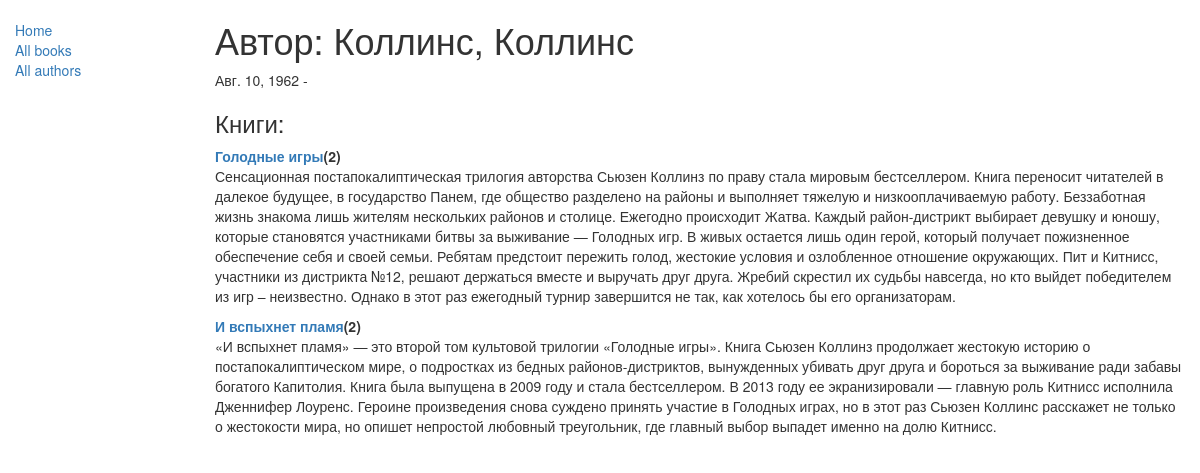
/catalog/author/2, run on the app's committed database.
### catalog/models.py (models this page shows, shortened)
class Author(models.Model):
    first_name = models.CharField(
        max_length=100,
    )
    last_name = models.CharField(
        max_length=100
    )
    date_of_birth = models.DateField(
        null=True,
        blank=True,
    )
    date_of_death = models.DateField(
        'Died',
        null=True,
        blank=True,
    )
    class Meta:
        ordering = ['last_name']

class Book(models.Model):
    title = models.CharField(max_length=200)
    author = models.ForeignKey(
        'Author',
        null=True,
        on_delete=models.SET_NULL,
    )
    summary = models.TextField(
        max_length=1000,
        help_text='Введите краткое описание книги'
    )
    isbn = models.CharField(
        'ISBN',
        max_length=13,
        help_text='13 Character <a href="https://www.isbn-international.org/content/what-isbn">ISBN number</a>',
    )
    genre = models.ManyToManyField(
        Genre,
        help_text='Выберите жанр книги',
    )
    language = models.ForeignKey(
        Language,
        on_delete=models.SET_NULL,
        null=True,
    )
    def display_genre(self):
        return ', '.join([ genre.name for genre in self.genre.all()[:3] ])
    display_genre.short_description = 'Genre'

### catalog/views.py (the view)
# urls.py: url(r'^author/(?P<pk>\d+)$', views.AuthorDetailView.as_view(), name='author_detail'),
class AuthorDetailView(DetailView):
    model = Author
    template_name = 'author_detail.html'

### catalog/templates/author_detail.html
{% extends "base_generic.html" %}
{% block content %}
<h1>Автор: {{ author.last_name }}, {{ author.last_name }}</h1>
<p>
  {{ author.date_of_birth }} - {% if author.date_of_death %}{{ author.date_of_death }} {% endif %}
</p>
<h3>Книги:</h3>
{% for book in author.book_set.all %}<a href={% url 'book_detail' book.pk %}><strong>{{ book.title }}</a>({{ book.bookinstance_set.count }})</strong>
<p>{{ book.summary }}</p>
{% endfor %}
{% endblock %}

### data on the page
Author: last_name "Коллинс", date_of_birth "Авг. 10, 1962"
Book: title "Голодные игры", bookinstance_set.count "2", summary "Сенсационная постапокалиптическая трилогия авторства Сьюзен Коллинз по праву стала мировым бестселлером. Книга переносит читателей в далекое будущее, в государство Панем, где общество разделено на районы и выполняет тяжелую и низкооплачиваемую работу. Беззаботная жизнь знакома лишь жителям нескольких районов и столице. Ежегодно происходит Жатва. Каждый район-дистрикт выбирает девушку и юношу, которые становятся участниками битвы за выживание — Голодных игр. В живых остается лишь один герой, который получает пожизненное обеспечение себя и своей семьи. Ребятам предстоит пережить голод, жестокие условия и озлобленное отношение окружающих. Пит и Китнисс, участники из дистрикта №12, решают…"
Book: title "И вспыхнет пламя", bookinstance_set.count "2", summary "«И вспыхнет пламя» — это второй том культовой трилогии «Голодные игры». Книга Сьюзен Коллинз продолжает жестокую историю о постапокалиптическом мире, о подростках из бедных районов-дистриктов, вынужденных убивать друг друга и бороться за выживание ради забавы богатого Капитолия. Книга была выпущена в 2009 году и стала бестселлером. В 2013 году ее экранизировали — главную роль Китнисс исполнила Дженнифер Лоуренс. Героине произведения снова суждено принять участие в Голодных играх, но в этот раз Сьюзен Коллинс расскажет не только о жестокости мира, но опишет непростой любовный треугольник, где главный выбор выпадет именно на долю Китнисс."
